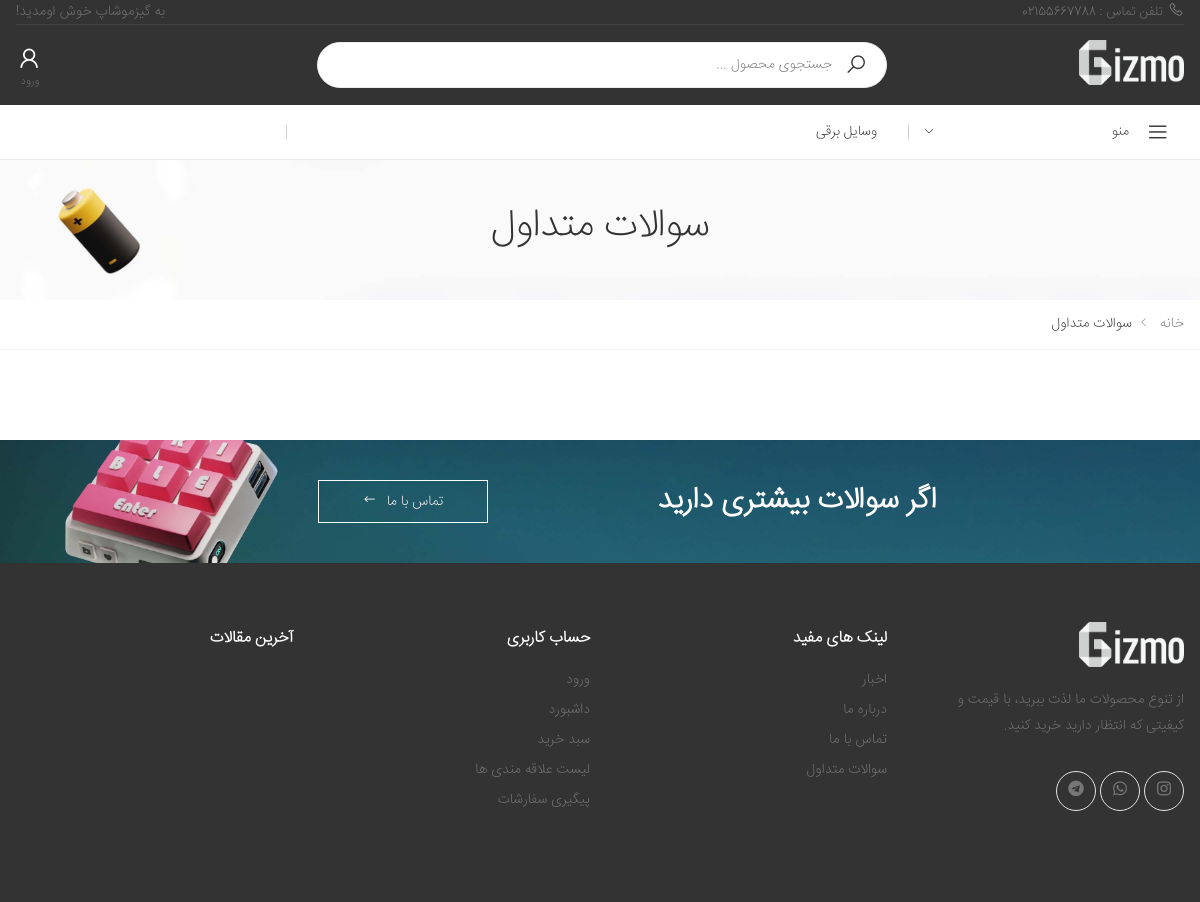
The page /FAQ/ on the database as committed earlier.
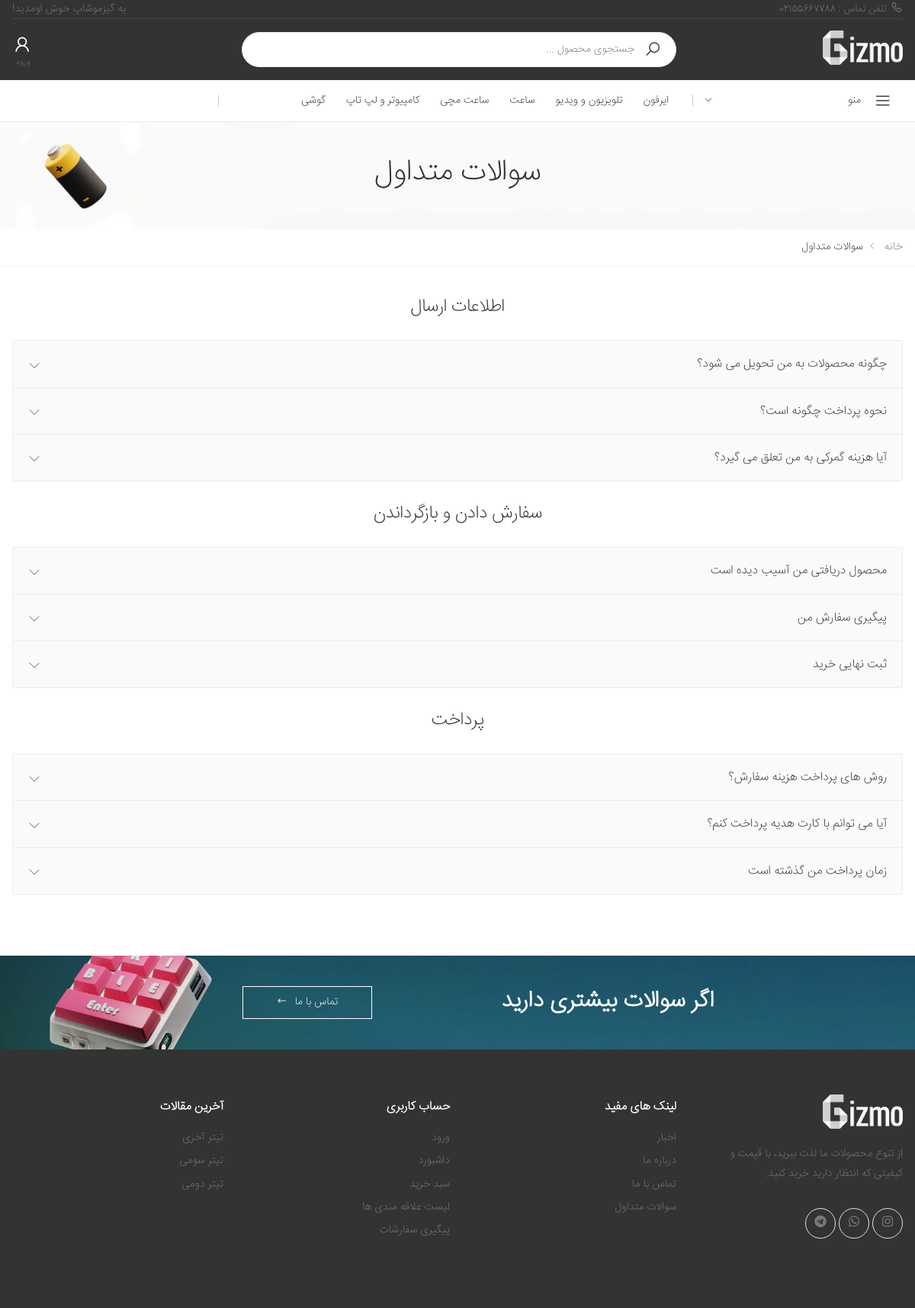
The same page on the database as committed later.
### stuff/models.py (models this page shows, shortened)
class Category(models.Model):
    sub_category = models.ForeignKey('self',on_delete=models.CASCADE, related_name='scategory',null=True,blank=True)
    is_sub = models.BooleanField(default=False)
    name = models.CharField(max_length=200)
    slug = models.SlugField(max_length=200,unique=True)
    class Meta:
        ordering = ('name',)
        verbose_name = 'category'
        verbose_name_plural = 'categories'
    def get_absolute_url(self):
        return reverse('stuff:category_detail',args=[self.id,1])

### facades/models.py (models this page shows, shortened)
class FAQGroup(models.Model):
    bigTitle = models.CharField(max_length=100)

class FAQ(models.Model):
    group = models.ForeignKey(FAQGroup,on_delete=models.CASCADE,related_name="faqs")
    question = models.CharField(max_length=100)
    answer = models.TextField()

### blog/models.py (models this page shows, shortened)
class Article(models.Model):
    status_ch = (
        ('p' , "انتشار یافته"),
        ('d', "پیش نویس"),
        ('i', "در انتظار انتشار"),
        ('b',"برگشت داده شده"),
    )
    title = models.CharField(max_length=50,verbose_name="تیتر")
    text = models.TextField(verbose_name="متن")
    Author = models.ForeignKey(User,on_delete=models.CASCADE,related_name="articles",verbose_name="نویسنده")
    Cover = models.ImageField(upload_to="web_shop/blog/articles/%Y/%m/",null=True,blank=True,verbose_name="تصویر")
    drafted = models.DateTimeField(auto_now_add=True,verbose_name="تاریخ پیش نویس")
    publish = models.DateTimeField(default=timezone.now,verbose_name="تاریخ انتشار")
    update = models.DateTimeField(auto_now=True,verbose_name="تاریخ آپدیت")
    slug = models.SlugField(max_length=40, unique = True,verbose_name="آدرس")
    status = models.CharField(max_length=1,choices = status_ch,verbose_name="وضعیت")
    Category = models.ManyToManyField(Category,related_name = "articles",verbose_name="دسته بندی")
    views = models.PositiveIntegerField(default=0, verbose_name="تعداد بازدید")
    is_for_landing = models.BooleanField(default=False)
    objects = ArticleManager()
    def get_absolute_url(self):
        return reverse("blog:article",args=[self.slug])
    def shamsi_date(self):
        return jalali_converter(self.publish)
    shamsi_date.short_description = "publish"

### facades/views.py (the view)
# urls.py: path('FAQ/',FAQ,name="FAQ"),
def FAQ(request):
    FAQG = FAQGroup.objects.all()
    Info = InformationsForTemplate(request)
    Info["FAQG"] = FAQG
    return render(request,'facades/FAQ.html',Info)

### facades/templates/facades/FAQ.html
{% extends 'facades/base.html' %}
{% load static %}
{% block css %}
{% include 'facades/parts/css.html' %}
{% endblock %}
{% block main %}
        <main class="main">
            {% include 'facades/faqParts/banner.html' %}
            {% include 'facades/faqParts/Questions.html' %}
            {% include 'facades/faqParts/fullWidthBanner.html' %}
        </main>
{% endblock %}

### facades/templates/facades/parts/black_header.html (shortened to what this page needs)
{% load static %}
<header class="header header-intro-clearance header-3">
    <div class="header-top">
        <div class="container">
                    <div class="header-left">
                        <a href=""><i class="icon-phone"></i>تلفن تماس : 02155667788</a>
                    </div>
                    <div class="header-right">
                        <ul class="top-menu">
                            <li>
                                <ul>
                                    <li><p> به گیزموشاپ خوش اومدید! </li></p>
                                </ul>
                            </li>
                        </ul>
                    </div>
                </div>
    </div>
    <div class="header-middle" style="height: 8rem;">
        <div class="container" style="height: 8rem;">
            <div class="header-left">
                <a href="{% url 'facades:home' %}" class="logo">
                    <img src="{% static 'facades/images/gizmo_dark_typo01.png' %}" alt="Logo image" width="105" height="25">
                </a>
            </div>
            <div class="header-center">
                <div class="header-search header-search-extended header-search-visible d-none d-lg-block">
                    <form action="{% url 'stuff:product_search' 1 %}" method="GET">
                      <div class="header-search-wrapper search-wrapper-wide">
                        <button class="btn btn-primary" type="submit"><i class="icon-search"></i></button>
                        <input type="search" class="form-control" name="query" id="query" placeholder="جستجوی محصول ..." required>
                      </div>
                    </form>
                  </div>
            </div>
            <div class="header-right">
              {% if request.user.is_authenticated %}
              <div class="wishlist">
                  <a href="{% url 'facades:dashboard' %}">
                      <div class="icon">
                          <i class="icon-user"></i>
                      </div>
                      <p>داشبورد</p>
                  </a>
              </div>
              <div class="wishlist">
                            <a href="{% url 'stuff:showWishList' 1 %}" title="لیست محصولات مورد علاقه شما">
                                <div class="icon">
                                    <i class="icon-heart-o"></i>
                                    <span class="wishlist-count badge">{{wishlistAmount}}</span>
                                </div>
                                <p>مورد علاقه</p>
                            </a>
                  </div>
                <div class="dropdown cart-dropdown">
                    <a href="{% url 'cart:detail' %}" class="dropdown-toggle" role="button" data-toggle="dropdown"
                        aria-haspopup="true" aria-expanded="false" data-display="static">
                        <div class="icon">
                            <i class="icon-shopping-cart"></i>
                            <span class="cart-count">{{cart.get_count}}</span>
                        </div>
                        <p>سبد خرید</p>
                    </a>
                    {% if cart.get_count != 0 %}
                    <div class="dropdown-menu dropdown-menu-right">
                        <div class="dropdown-cart-products">
                            {% for item in cart %}
                            <div class="product">
                                <div class="product-cart-details">
                                    <h4 class="product-title">
                                        <a href="{{item.product.get_absolute_url}}">{{item.product}}</a>
                                    </h4>
                                    <span class="cart-product-info">
                                        <span class="cart-product-qty">{{item.quantity}} x </span>
                                        {{item.product.discounted_price}} تومان
                                    </span>
                                </div>
                                <figure class="product-image-container">
                                    <a href="{{item.product.get_absolute_url}}" class="product-image">
                                        <img src="{{item.product.image.url}}" alt="{{item.product.alt}}">
                                    </a>
                                </figure>
                                {% if item.product %}
                                <a href="{% url 'cart:cart_remove' item.id %}" class="btn-remove" title="حذف محصول"><i class="icon-close"></i></a>
                                {% endif %}
                            </div>
                            {% endfor %}
                        </div>
                        <div class="dropdown-cart-total">
                            <span>مجموع</span>
                            <span class="cart-total-price">{{cart.show_total}} تومان</span>
                        </div>
                        <div class="dropdown-cart-action">
                            <a href="{% url 'cart:detail' %}" class="btn btn-primary">مشاهده سبد خرید</a>
                            <a href="{% url 'cart:checkout' %}" class="btn btn-outline-primary-2"><span>پرداخت</span><i
                                    class="icon-long-arrow-left"></i></a>
                        </div>
                    </div>
                    {% else %}
                {% endif %}
                </div>
              {% else %}
              <div class="wishlist">
                  <a href="#signin-modal" data-toggle="modal" title="Login">
                      <div class="icon">
                          <i class="icon-user"></i>
                      </div>
                      <p>ورود</p>
                  </a>
              </div>
                {% endif %}
            </div>
        </div>
    </div>
    <div class="header-bottom sticky-header">
        <div class="container">
            <div class="header-left">
                <div class="dropdown category-dropdown">
                    <a href="#" class="dropdown-toggle" role="button" data-toggle="dropdown"
                        aria-haspopup="true" aria-expanded="false" data-display="static"
                        title="دسته بندی فروشگاه">
                        منو <i class="icon-angle-down"></i>
                    </a>
                </div>
            </div>
            <div class="header-center">
                <nav class="main-nav">
                    <ul class="menu sf-arrows">
                        {% for cat in allCategories %}
                        <li>
                            <a href="{{cat.get_absolute_url}}">{{cat.name}}</a>
                        </li>
                        {% endfor %}
                    </ul>
                </nav>
            </div>
            <div class="header-right">
            </div>
        </div>
    </div>
</header>

### facades/templates/facades/faqParts/Questions.html (shortened to what this page needs)
{% load static %}
<div class="page-content">
    <div class="container">
        {% for group in FAQG %}
        <h2 class="title text-center mb-3">{{group.bigTitle}}</h2>
        <div class="accordion accordion-rounded" id="accordion-1">
            {% for faq in group.faqs.all %}
            <div class="card card-box card-sm bg-light">
                <div class="card-header" id="heading-2">
                    <h2 class="card-title">
                        <a class="collapsed" role="button" data-toggle="collapse" href="#collapse-{{faq.id}}"
                            aria-expanded="false" aria-controls="collapse-2">
                            {{faq.question}}
                        </a>
                    </h2>
                </div>
            </div>
            {% endfor %}
        </div>
        {% endfor %}
    </div>
</div>

### facades/templates/facades/parts/footer.html (shortened to what this page needs)
{% load static %}
<footer class="footer footer-dark">
    <div class="footer-middle">
        <div class="container">
            <div class="row" >
                <div class="col-sm-6 col-lg-3" style="height: 25rem;">
                    <div class="widget widget-about" >
                        <img src="{% static 'facades/images/gizmo_dark_typo01.png' %}" class="footer-logo" alt="Footer Logo"
                            width="105" height="45" >
                        <p>از تنوع محصولات ما لذت ببرید، با قیمت و کیفیتی که انتظار دارید خرید کنید.</p>
                        <div class="social-icons" >
                            <a href="https://www.instagram.com/gizmoshop.ir/" class="social-icon" title="اینستاگرام" target="_blank"><i
                                  class="icon-instagram"></i></a>
                            <a href="#" class="social-icon" title="واتساپ" target="_blank"><i
                                    class="icon-whatsapp"></i></a>
                            <a href="#" class="social-icon" title="تلگرام" target="_blank"><i
                                    class="icon-telegram"></i></a>
                        </div>
                    </div>
                </div>
                <div class="col-sm-6 col-lg-3">
                    <div class="widget">
                        <h4 class="widget-title">لینک های مفید</h4>
                        <ul class="widget-list">
                            <li><a href="{% url 'blog:home_blog' %}">اخبار</a></li>
                            <li><a href="{% url 'facades:aboutUs' %}">درباره ما</a></li>
                            <li><a href="{% url 'facades:contact' %}">تماس با ما</a></li>
                            <li><a href="{% url 'facades:FAQ' %}">سوالات متداول</a></li>
                        </ul>
                    </div>
                </div>
                <div class="col-sm-6 col-lg-3">
                    <div class="widget">
                        <h4 class="widget-title">حساب کاربری</h4>
                        <ul class="widget-list">
                            {% if request.user.is_authenticated %}
                            {% else %}
                            <li><a href="{% url "accounts:login" %}">ورود</a></li>
                            {% endif %}
                            <li><a href="{% url 'facades:dashboard' %}">داشبورد</a></li>
                            <li><a href="{% url "cart:detail" %}">سبد خرید</a></li>
                            <li><a href="{% url "stuff:showWishList" 1 %}">لیست علاقه مندی ها</a></li>
                            <li><a href="{% url "facades:dashboard" %}">پیگیری سفارشات</a></li>
                        </ul>
                    </div>
                </div>
                <div class="col-sm-6 col-lg-3">
                    <div class="widget">
                        <h4 class="widget-title">آخرین مقالات</h4>
                        <ul class="widget-list">
                            {% for article in footer_articles %}
                            <li><a href="{{article.get_absolute_url}}">{{article.title}}</a></li>
                            {% endfor %}
                        </ul>
                    </div>
                </div>
            </div>
        </div>
    </div>
</footer>

Rows that differ between the two databases and show on the page:
removed Category: name "وسایل برقی"
now on this page (row edited): Category: name "ایرفون"
added Category: name "تلویزیون و ویدیو"
added Category: name "ساعت"
added Category: name "ساعت مچی"
added Category: name "کامپیوتر و لپ تاپ"
added Category: name "گوشی"
added FAQGroup: bigTitle "اطلاعات ارسال"
added FAQ: question "چگونه محصولات به من تحویل می شود؟", shown under "اطلاعات ارسال"
added FAQ: question "نحوه پرداخت چگونه است؟", shown under "اطلاعات ارسال"
added FAQ: question "آیا هزینه گمرکی به من تعلق می گیرد؟", shown under "اطلاعات ارسال"
added FAQGroup: bigTitle "سفارش دادن و بازگرداندن"
added FAQ: question "محصول دریافتی من آسیب دیده است", shown under "سفارش دادن و بازگرداندن"
added FAQ: question "پیگیری سفارش من", shown under "سفارش دادن و بازگرداندن"
added FAQ: question "ثبت نهایی خرید", shown under "سفارش دادن و بازگرداندن"
added FAQGroup: bigTitle "پرداخت"
added FAQ: question "روش های پرداخت هزینه سفارش؟", shown under "پرداخت"
added FAQ: question "آیا می توانم با کارت هدیه پرداخت کنم؟", shown under "پرداخت"
added FAQ: question "زمان پرداخت من گذشته است", shown under "پرداخت"
added Article: title "تیتر آخری"
added Article: title "تیتر سومی"
added Article: title "تیتر دومی"
